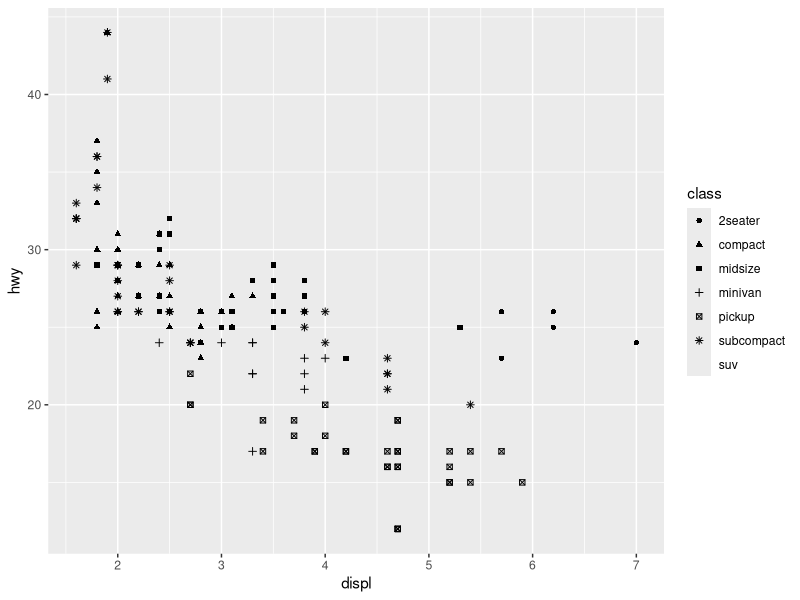
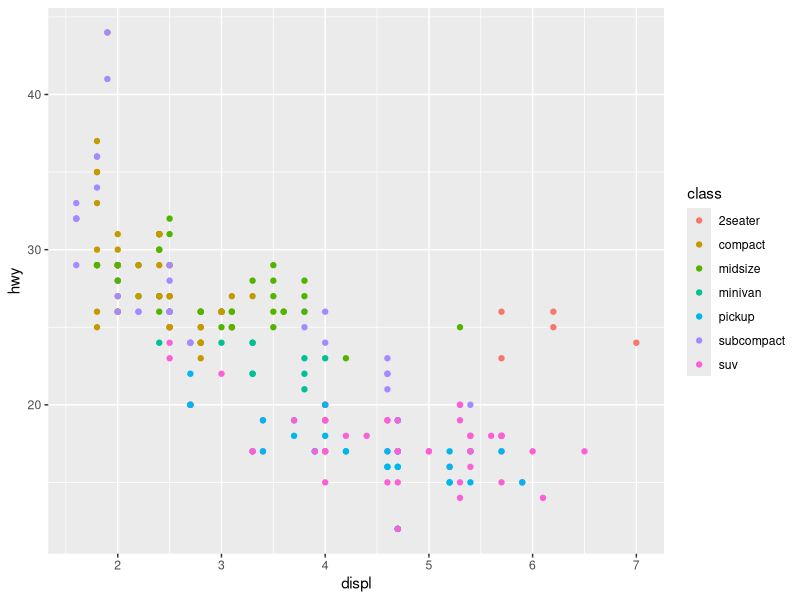
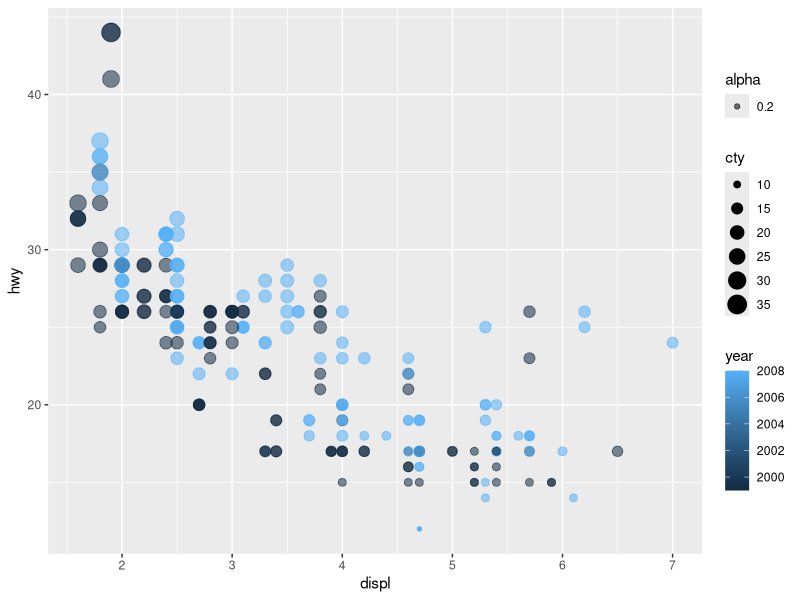

Write R code to recreate these figures, in order.
## ---- chunk 1
knitr::opts_chunk$set(echo = TRUE)
## ---- chunk 2

library(tidyverse)
g <- ggplot(data = mpg, aes(x=displ, y=hwy))
g + geom_point(aes(shape = class))
g + geom_point(aes(color = class))
g + geom_point(aes(color = year, size = cty, alpha = 0.2))

